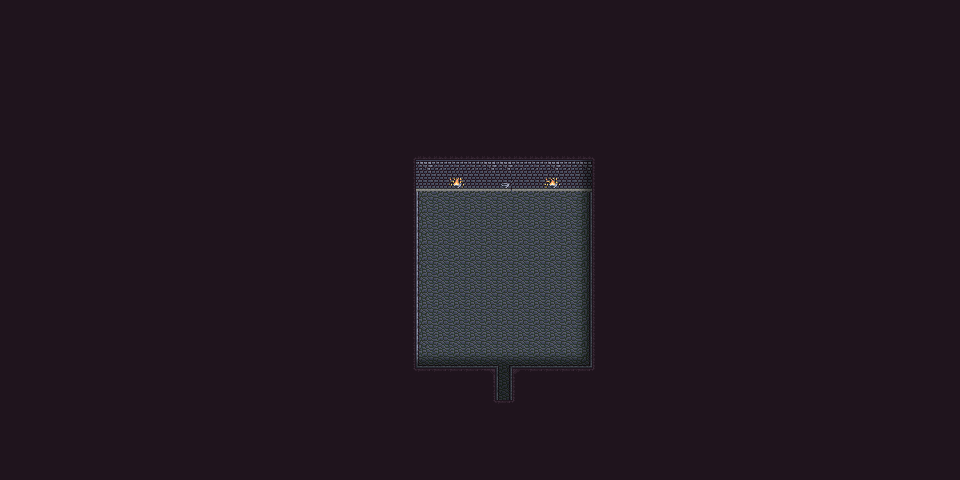

Rendered tile map (Tiled .tmx) drawn with the repository's tilesets; below, a short description and the map source with its tile grids summarised:
An orthogonal 60x30 tile map with 16x16 px tiles, 4 tile layers (ground, items, top, shadows), 2 tilesets.

<map version="1.10" tiledversion="1.10.2" orientation="orthogonal" renderorder="right-down" width="60" height="30" tilewidth="16" tileheight="16" infinite="0" nextlayerid="5" nextobjectid="1">
 <tileset firstgid="1" name="sewer_1" tilewidth="16" tileheight="16" tilecount="352" columns="16">
  <image source="../../tileset/sewer_1.png" width="256" height="352" />
 </tileset>
 <tileset firstgid="353" name="AH_Tileset" tilewidth="16" tileheight="16" tilecount="128" columns="8">
  <image source="../../tileset/AH_Tileset.png" width="128" height="256" />
 </tileset>
 <layer id="1" name="ground" width="60" height="30">
  <data>[1800 cells, 1800 non-empty, 22 distinct tile ids]</data>
 </layer>
 <layer id="2" name="items" width="60" height="30">
  <data>[1800 cells, 3 non-empty, 3 distinct tile ids]</data>
 </layer>
 <layer id="4" name="top" width="60" height="30">
  <data>[1800 cells, 0 non-empty, 0 distinct tile ids]</data>
 </layer>
 <layer id="3" name="shadows" width="60" height="30">
  <data>[1800 cells, 25 non-empty, 4 distinct tile ids]</data>
 </layer>
</map>
